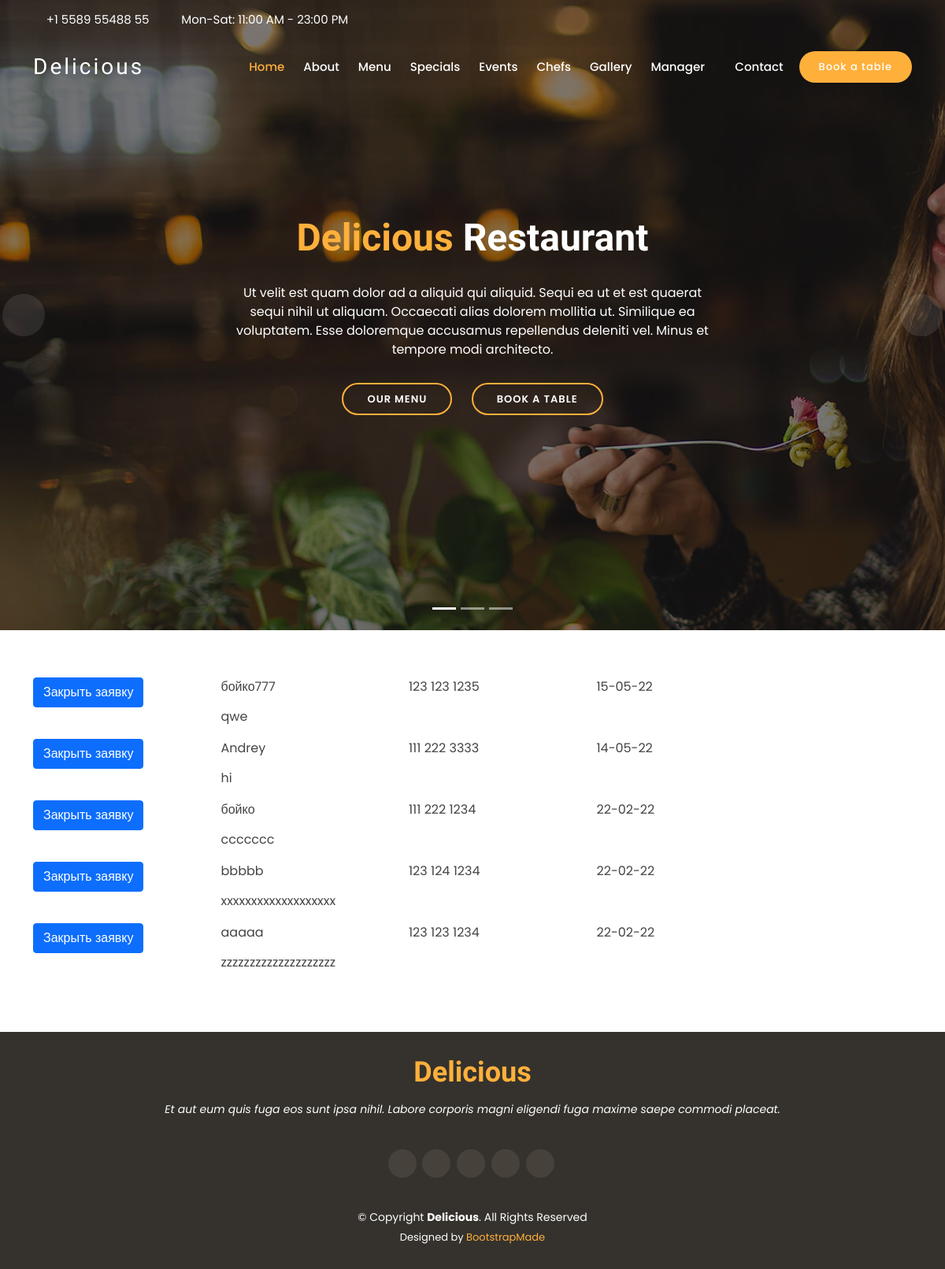
/manager/reservations/ (signed in), run on the app's committed database.
### main_page/models.py (models this page shows, shortened)
class UserReservation(models.Model):
    mobile_regex = RegexValidator(regex=r'^(\d{3}[- .]?){2}\d{4}$', message='Phone in format xxx xxx xxxx')
    name = models.CharField(max_length=50, unique=True, db_index=True)
    phone = models.CharField(max_length=15, validators=[mobile_regex])
    persons = models.PositiveSmallIntegerField()
    message = models.TextField(max_length=500, blank=True)
    date = models.DateTimeField(auto_now_add=True)
    is_processed = models.BooleanField(default=False)
    class Meta:
        ordering = ('-date',)

### manager/views.py (the view)
# urls.py: path('reservations/', reservation_list, name='reservations_list'),
@login_required(login_url='/login/')
@user_passes_test(is_manager)
def reservation_list(request):
    lst = UserReservation.objects.filter(is_processed=False)
    return render(request, 'reservation_list.html', context={'lst': lst})

### manager/views.py (called while the page is built)
def is_manager(user):
    return user.groups.filter(name='manager').exists()

### manager/templates/reservation_list.html
{% extends 'index.html' %}
{% block content %}
    <section id="reserves">
        <div class="container">
            <div class="col-md-10 col-md-offset-1">
                {% for item in lst %}
                    <div class="row">
                        <div class="col-md-3">
                            <a href='{% url "manager:update_reserve" pk=item.pk %}'>
                                <button tape="button" class="btn btn-primary">Закрыть заявку</button>
                            </a>
                        </div>
                        <div class="col-md-3">{{ item.name }}</div>
                        <div class="col-md-3">{{ item.phone }}</div>
                        <div class="col-md-3">{{ item.date|date:'d-m-y' }}</div>
                    </div>
                    <div class="row">
                        <div class="col-md-3"></div>
                        <div class="col-md-9"><p>{{ item.message }}</p></div>
                    </div>
                {% endfor %}
            </div>
        </div>
    </section>
{% endblock %}

### templates/index.html (shortened to what this page needs)
{% load static %}
<!DOCTYPE html>
<html lang="en">
<head>
    <link href={% static "vendor/animate.css/animate.min.css" %} rel="stylesheet">
    <link href={% static "vendor/bootstrap/css/bootstrap.min.css" %} rel="stylesheet">
    <link href={% static "vendor/bootstrap-icons/bootstrap-icons.css" %} rel="stylesheet">
    <link href={% static "vendor/boxicons/css/boxicons.min.css" %} rel="stylesheet">
    <link href={% static "vendor/glightbox/css/glightbox.min.css" %} rel="stylesheet">
    <link href={% static "vendor/swiper/swiper-bundle.min.css" %} rel="stylesheet">
    <link href={% static "css/style.css" %} rel="stylesheet">
</head>
<body>
<section id="topbar" class="d-flex align-items-center fixed-top topbar-transparent">
    <div class="container-fluid container-xl d-flex align-items-center justify-content-center justify-content-lg-start">
        <i class="bi bi-phone d-flex align-items-center"><span>+1 5589 55488 55</span></i>
        <i class="bi bi-clock ms-4 d-none d-lg-flex align-items-center"><span>Mon-Sat: 11:00 AM - 23:00 PM</span></i>
    </div>
</section>
<header id="header" class="fixed-top d-flex align-items-center header-transparent">
    <div class="container-fluid container-xl d-flex align-items-center justify-content-between">
        <div class="logo me-auto">
            <h1><a href="index.html">Delicious</a></h1>
        </div>
        <nav id="navbar" class="navbar order-last order-lg-0">
            <ul>
                <li><a class="nav-link scrollto active" href="#hero">Home</a></li>
                <li><a class="nav-link scrollto" href="#about">About</a></li>
                <li><a class="nav-link scrollto" href="#menu">Menu</a></li>
                <li><a class="nav-link scrollto" href="#specials">Specials</a></li>
                <li><a class="nav-link scrollto" href="#events">Events</a></li>
                <li><a class="nav-link scrollto" href="#chefs">Chefs</a></li>
                <li><a class="nav-link scrollto" href="#gallery">Gallery</a></li>
                {% if 'manager' in user.groups.all.0.name %}
                    <li class="dropdown"><a href="#"><span>Manager</span> <i class="bi bi-chevron-down"></i></a>
                    </li>
                {% endif %}
                <li><a class="nav-link scrollto" href="#contact">Contact</a></li>
            </ul>
        </nav>
        <a href="#book-a-table" class="book-a-table-btn scrollto">Book a table</a>
    </div>
</header>
<section id="hero">
    <div class="hero-container">
        <div id="heroCarousel" data-bs-interval="5000" class="carousel slide carousel-fade" data-bs-ride="carousel">
            <ol class="carousel-indicators" id="hero-carousel-indicators"></ol>
            <div class="carousel-inner" role="listbox">
                <div class="carousel-item active" style="background: url(static/assets/img/slide/slide-1.jpg);">
                    <div class="carousel-container">
                        <div class="carousel-content">
                            <h2 class="animate__animated animate__fadeInDown"><span>Delicious</span> Restaurant</h2>
                            <p class="animate__animated animate__fadeInUp">Ut velit est quam dolor ad a aliquid qui
                                aliquid. Sequi ea ut et est quaerat sequi nihil ut aliquam. Occaecati alias dolorem
                                mollitia ut. Similique ea voluptatem. Esse doloremque accusamus repellendus deleniti
                                vel. Minus et tempore modi architecto.</p>
                            <div>
                                <a href="#menu" class="btn-menu animate__animated animate__fadeInUp scrollto">Our
                                    Menu</a>
                                <a href="#book-a-table" class="btn-book animate__animated animate__fadeInUp scrollto">Book
                                    a Table</a>
                            </div>
                        </div>
                    </div>
                </div>
            </div>
            <a class="carousel-control-prev" href="#heroCarousel" role="button" data-bs-slide="prev">
                <span class="carousel-control-prev-icon bi bi-chevron-left" aria-hidden="true"></span>
            </a>
            <a class="carousel-control-next" href="#heroCarousel" role="button" data-bs-slide="next">
                <span class="carousel-control-next-icon bi bi-chevron-right" aria-hidden="true"></span>
            </a>
        </div>
    </div>
</section>
{% block content %}
{% endblock %}
<footer id="footer">
    <div class="container">
        <h3>Delicious</h3>
        <p>Et aut eum quis fuga eos sunt ipsa nihil. Labore corporis magni eligendi fuga maxime saepe commodi
            placeat.</p>
        <div class="social-links">
            <a href="#" class="twitter"><i class="bx bxl-twitter"></i></a>
            <a href="#" class="facebook"><i class="bx bxl-facebook"></i></a>
            <a href="#" class="instagram"><i class="bx bxl-instagram"></i></a>
            <a href="#" class="google-plus"><i class="bx bxl-skype"></i></a>
            <a href="#" class="linkedin"><i class="bx bxl-linkedin"></i></a>
        </div>
        <div class="copyright">
            &copy; Copyright <strong><span>Delicious</span></strong>. All Rights Reserved
        </div>
        <div class="credits">
            Designed by <a href="https://bootstrapmade.com/">BootstrapMade</a>
        </div>
    </div>
</footer>
</body>
</html>

### static/css/style.css (style rules this page uses)
body { font-family: "Poppins", sans-serif; color: #444444; }
a { text-decoration: none; color: #ffb03b; }
h1, h2, h3, h4, h5, h6 { font-family: "Satisfy", sans-serif; }
#topbar { padding: 0; font-size: 15px; height: 50px; transition: all 0.5s; background: rgba(26, 24, 22, 0.8); z-index: 996; color: rgba(255, 255, 255, 0.7); }
#topbar.topbar-transparent { background: transparent; }
#topbar i { color: #ffb03b; line-height: 0; }
#topbar i span { color: #fff; font-style: normal; padding-left: 5px; }
#header { top: 50px; height: 70px; z-index: 997; transition: all 0.5s; padding: 10px 0; background: rgba(26, 24, 22, 0.85); }
#header.header-transparent { background: transparent; }
#header .logo h1 { font-size: 28px; margin: 0; line-height: 1; font-weight: 400; letter-spacing: 3px; }
#header .logo h1 a, #header .logo h1 a:hover { color: #fff; text-decoration: none; }
.book-a-table-btn { background: #ffb03b; color: #fff; border-radius: 50px; margin: 0 0 0 20px; padding: 10px 25px; font-size: 13px; font-weight: 500; letter-spacing: 1px; transition: 0.3s; white-space: nowrap; }
.navbar { padding: 0; }
.navbar ul { margin: 0; padding: 0; display: flex; list-style: none; align-items: center; }
.navbar li { position: relative; }
.navbar a, .navbar a:focus { display: flex; align-items: center; justify-content: space-between; padding: 10px 0 10px 24px; font-size: 15px; font-weight: 500; color: white; white-space: nowrap; transition: 0.3s; }
.navbar a i, .navbar a:focus i { font-size: 12px; line-height: 0; margin-left: 5px; }
.navbar a:hover, .navbar .active, .navbar .active:focus, .navbar li:hover > a { color: #ffb03b; }
#hero { width: 100%; height: 100vh; background-color: rgba(39, 37, 34, 0.8); overflow: hidden; padding: 0; }
#hero .carousel-item { width: 100%; height: 100vh; background-size: cover; background-position: center; background-repeat: no-repeat; }
#hero .carousel-item::before { content: ''; background-color: rgba(12, 11, 10, 0.5); position: absolute; top: 0; right: 0; left: 0; bottom: 0; }
#hero .carousel-container { display: flex; justify-content: center; align-items: center; position: absolute; bottom: 0; top: 0; left: 0; right: 0; }
#hero .carousel-content { text-align: center; }
#hero h2 { color: #fff; margin-bottom: 30px; font-size: 48px; font-weight: 700; }
#hero h2 span { color: #ffb03b; }
#hero p { width: 80%; -webkit-animation-delay: 0.4s; animation-delay: 0.4s; margin: 0 auto 30px auto; color: #fff; }
#hero .carousel-inner .carousel-item { transition-property: opacity; background-position: center top; }
#hero .carousel-inner .carousel-item, #hero .carousel-inner .active.carousel-item-start, #hero .carousel-inner .active.carousel-item-end { opacity: 0; }
#hero .carousel-inner .active, #hero .carousel-inner .carousel-item-next.carousel-item-start, #hero .carousel-inner .carousel-item-prev.carousel-item-end { opacity: 1; transition: 0.5s; }
#hero .carousel-control-next-icon, #hero .carousel-control-prev-icon { background: none; font-size: 30px; line-height: 0; width: auto; height: auto; background: rgba(255, 255, 255, 0.2); border-radius: 50px; transition: 0.3s; color: rgba(255, 255, 255, 0.5); width: 54px; height: 54px; display: flex; align-items: center; justify-content: center; }
#hero .btn-menu, #hero .btn-book { font-weight: 600; font-size: 13px; letter-spacing: 1px; text-transform: uppercase; display: inline-block; padding: 12px 30px; border-radius: 50px; transition: 0.5s; line-height: 1; margin: 0 10px; -webkit-animation-delay: 0.8s; animation-delay: 0.8s; color: #fff; border: 2px solid #ffb03b; }
@media (min-width: 1024px) { #hero p { width: 50%; } }
@media (min-width: 1024px) { #hero .carousel-control-prev, #hero .carousel-control-next { width: 5%; } }
section { padding: 60px 0; }
#footer { background: #35322d; color: #fff; font-size: 14px; text-align: center; padding: 30px 0; }
#footer h3 { font-size: 36px; font-weight: 700; color: #ffb03b; position: relative; padding: 0; margin: 0 0 15px 0; }
#footer p { font-size: 15; font-style: italic; padding: 0; margin: 0 0 40px 0; }
#footer .social-links { margin: 0 0 40px 0; }
#footer .social-links a { font-size: 18px; display: inline-block; background: #46423b; color: #fff; line-height: 1; padding: 8px 0; margin-right: 4px; border-radius: 50%; text-align: center; width: 36px; height: 36px; transition: 0.3s; }
#footer .copyright { margin: 0 0 5px 0; }
#footer .credits { font-size: 13px; }

### data on the page
UserReservation: name "бойко777", phone "123 123 1235", date "15-05-22", message "qwe"
UserReservation: name "Andrey", phone "111 222 3333", date "14-05-22", message "hi"
UserReservation: name "бойко", phone "111 222 1234", date "22-02-22", message "ccccccc"
UserReservation: name "bbbbb", phone "123 124 1234", date "22-02-22", message "xxxxxxxxxxxxxxxxxxx"
UserReservation: name "aaaaa", phone "123 123 1234", date "22-02-22", message "zzzzzzzzzzzzzzzzzzzz"
